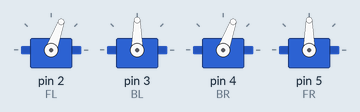
This sketch was run on a simulated Arduino Uno, built with avr-gcc and run on an emulated ATmega328P. Parts: 4 × servo.

Above: at 0.05 s.
At 0.45 s:
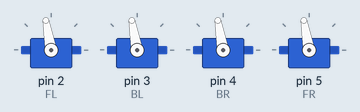
At 0.8 s:
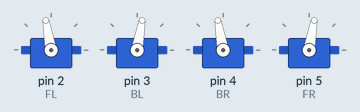
Timing chart, 0 to 3.0 s (numbered marks = the images above):
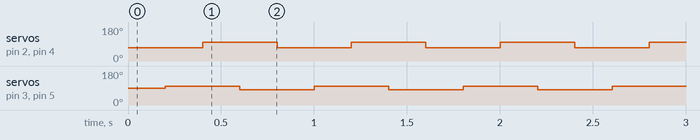

The sketch:

KT2.ino
```cpp
#include <Servo.h>

// Create servo objects for each servo motor
Servo FL;
Servo BL;
Servo BR;
Servo FR;

void LF(int ang) {
  FL.write(ang);
}
void LB(int ang) {
  BL.write(ang);
}
void RB(int ang) {
  BR.write(180-ang);
}
void RF(int ang){
  FR.write(180-ang);
}

void setup() {
  // Attach each servo object to a specific pin
  FL.attach(2);
  BL.attach(3);
  BR.attach(4);
  FR.attach(5);

    LF(90);
    LB(90);
    RF(90);
    RB(90);
}

void loop() {


   Forward4(200);

}


void Forward3(int sp){
    LB(135);
    delay(400);
    RF(60);
    delay(500);
    LF(60);
    RB(110);

    delay(sp);

    LF(135);
    LB(135);
    RF(45);
    RB(45);

//    delay(sp);
//    LF(45);
//    LB(45);
//    RF(135);
//    RB(135);
//    delay(sp);


  }

void Forward2(int sp){
    LF(45);
    LB(45);
    RF(45);
    RB(45);
    delay(sp);
    LF(135);
    LB(135);
    RF(45);
    RB(45);
    delay(sp);
    LF(45);
    LB(45);
    RF(135);
    RB(135);
    delay(sp);


  }
void Forward(int sp){
    LF(90);
    RF(90);
    LB(90);
    RB(90);
    delay(sp);
    LF(90);
    RF(90);
    LB(45);
    RB(90);
    delay(sp);
    LF(45);
    RF(90);
    LB(90);
    RB(90);
    delay(sp);
    LF(90);

    RF(90);
    LB(90);
    RB(45);
    delay(sp);
    LF(45);
    LB(90);
    RB(90);
    RF(60);
    delay(sp);

  }


void Forward4(int sp) {
    // Step 1: Move left front and right back legs forward
    LF(70);  // Left front moves forward
    RB(110); // Right back moves backward
    delay(sp);

    // Step 2: Move right front and left back legs forward
    RF(80);  // Right front moves forward
    LB(100); // Left back moves backward
    delay(sp);

    // Step 3: Move left front and right back legs backward to prepare for next step
    LF(100);  // Left front moves backward
    RB(80);   // Right back moves forward
    delay(sp);

    // Step 4: Move right front and left back legs backward to prepare for next step
    RF(100);  // Right front moves backward
    LB(80);   // Left back moves forward
    delay(sp);
}


void Forward5(int sp) {
  // Step 1: Move the front legs forward
  LF(60);
  RF(120);
  delay(sp);

  // Step 2: Move the back legs forward
  LB(60);
  RB(120);
  delay(sp);

  // Step 3: Bring the front legs back to the starting position
  LF(90);
  RF(90);
  delay(sp);

  // Step 4: Bring the back legs back to the starting position
  LB(90);
  RB(90);
  delay(sp);
}
```

Measured:
- by itself, servo on pin 2 (FL), servo on pin 4 (BR): alternates 100° for 0.40 s and 70° for 0.40 s
- by itself, servo on pin 3 (BL), servo on pin 5 (FR): alternates 100° for 0.40 s and 80° for 0.40 s
